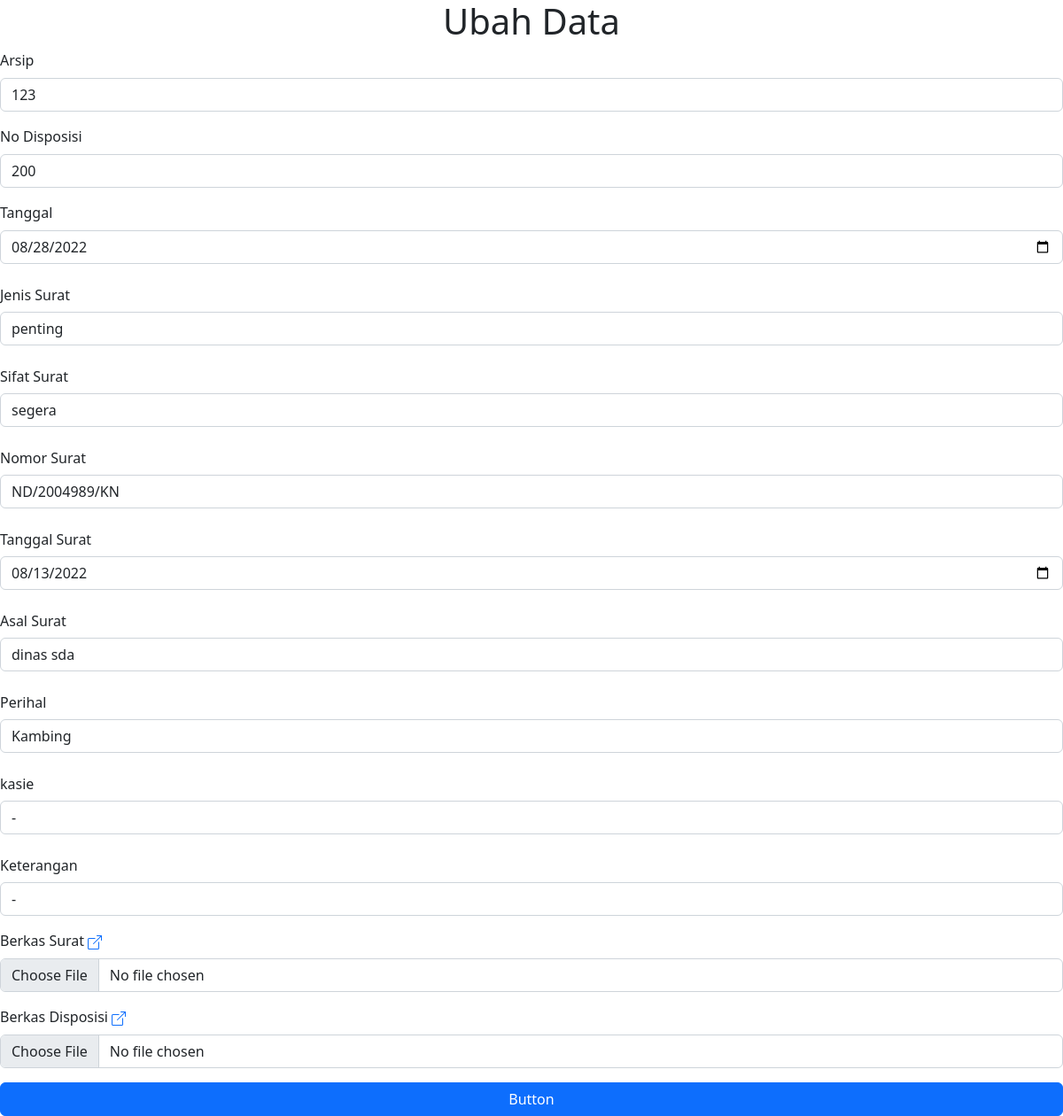
The app's page /surat_masuk/ubah.php?id=1 with its own data.
### tables this page shows
CREATE TABLE `suratm` (
  `id` int(11) NOT NULL,
  `arsip` varchar(50) NOT NULL,
  `nodisposisi` varchar(200) NOT NULL,
  `tgl` varchar(70) NOT NULL,
  `jenis` varchar(200) NOT NULL,
  `sifat` varchar(200) NOT NULL,
  `nosurat` varchar(200) NOT NULL,
  `tglsurat` varchar(100) NOT NULL,
  `dari` varchar(200) NOT NULL,
  `hal` varchar(200) NOT NULL,
  `kasie` varchar(200) NOT NULL,
  `ket` varchar(200) NOT NULL,
  `surat` varchar(200) NOT NULL,
  `disposisi` text NOT NULL
);

### surat_masuk/functions.php (called while the page is built, shortened)
<?php
$conn = mysqli_connect("localhost", "root", "", "psda");
function query($query){
	global $conn;
	$result = mysqli_query($conn, $query);
	$rows = [];
	while ($row = mysqli_fetch_assoc($result)) {
		$rows[] = $row;
	}
	return $rows;
}
?>

### surat_masuk/ubah.php (the view, shortened to what this page needs)
<?php
require 'functions.php';
$id = $_GET["id"];
$file = query("SELECT * FROM suratm WHERE id = $id")[0];
?>
<!DOCTYPE html>
<html lang="en">
<head>
  <link rel="stylesheet" href="../css/bootstrap.css">
</head>
<body>
  <h1 class="text-center">Ubah Data</h1>
  <form action="" method="post" enctype="multipart/form-data">
    <div class="mb-3">
      <label for="arsip" class="form-label">Arsip</label>
      <input type="text" class="form-control" id="arsip" aria-describedby="emailHelp" name="arsip" value="<?= $file['arsip']; ?>">
    </div>
    <div class="mb-3">
      <label for="nodisposisi" class="form-label">No Disposisi</label>
      <input type="text" class="form-control" id="nodisposisi" aria-describedby="emailHelp" name="nodisposisi" value="<?= $file['nodisposisi']; ?>">
    </div>
    <div class="mb-3">
      <label for="tanggal" class="form-label">Tanggal</label>
      <input type="date" class="form-control" id="tanggal" name="tgl" value="<?= $file['tgl']; ?>">
    </div>
    <div class="mb-3">
      <label for="jenis" class="col-form-label">Jenis Surat</label>
      <input type="text" class="form-control" id="jenis" name="jenis" value="<?= $file['jenis'] ?>">
    </div>
    <div class="mb-3">
      <label for="sifat" class="col-form-label">Sifat Surat</label>
      <input type="text" class="form-control" id="sifat" name="sifat" value="<?= $file['sifat'] ?>">
    </div>
    <div class="mb-3">
      <label for="nomor" class="col-form-label">Nomor Surat</label>
      <input type="text" class="form-control" id="nomor" name="nosurat" value="<?= $file['nosurat'] ?>">
    </div>
    <div class="mb-3">
      <label for="tglsurat" class="col-form-label">Tanggal Surat</label>
      <input type="date" class="form-control" id="tglsurat" name="tglsurat" value="<?= $file['tglsurat'] ?>">
    </div>
    <div class="mb-3">
      <label for="asal" class="col-form-label">Asal Surat</label>
      <input type="text" class="form-control" id="asal" name="dari" required="harus di isi" value="<?= $file['dari'] ?>">
    </div>
    <div class="mb-3">
      <label for="perihal" class="col-form-label">Perihal</label>
      <input type="text" class="form-control" id="perihal" name="hal" value="<?= $file['hal'] ?>">
    </div>
    <div class="mb-3">
      <label for="kasie" class="col-form-label">kasie</label>
      <input type="text" class="form-control" id="kasie" name="kasie" value="<?= $file['kasie'] ?>">
    </div>
    <div class="mb-3">
      <label for="ket" class="col-form-label">Keterangan</label>
      <input type="text" class="form-control" id="ket" name="ket" value="<?= $file['ket'] ?>">
    </div>
    <div class="mb-3">
      <label for="filefile" class="form-label">Berkas Surat</label>
      <a href="suratm.php?id=<?php echo $file['id'];?>"></a>
      <input type="file" class="form-control" id="filefile" name="surat">
    </div>
     <div class="mb-3">
      <label for="filefile" class="form-label">Berkas Disposisi</label>
      <a href="suratm.php?id=<?php echo $file['id'];?>"></a>
      <input type="file" class="form-control" id="filefile" name="disposisi">
    </div>
    <div class="d-grid gap-2 col-12 mx-auto">
      <button class="btn btn-primary" type="submit" name="submit">Button</button>
    </div>
  </form>
</body>
</html>

### records on screen
suratm: arsip "123", nodisposisi "200", tgl "08/28/2022", jenis "penting", sifat "segera", nosurat "ND/2004989/KN", tglsurat "08/13/2022", dari "dinas sda", hal "Kambing", kasie "-", ket "-"
